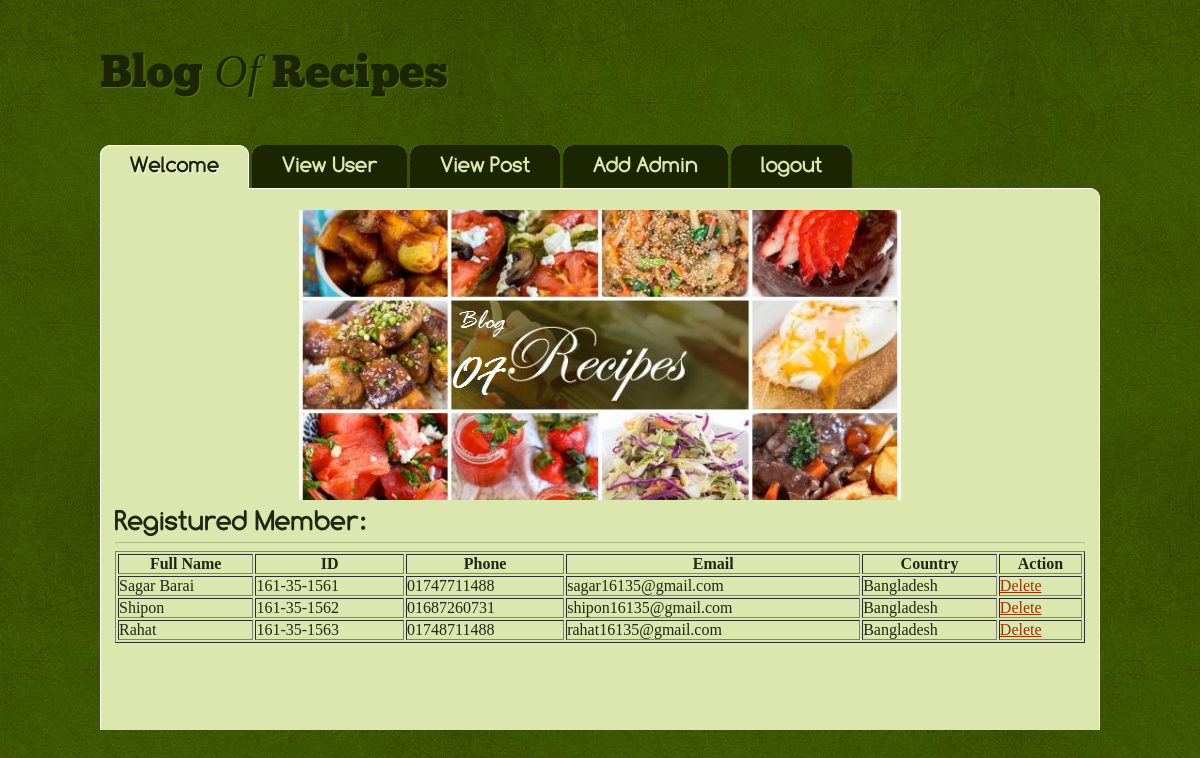
Page /recipe/viewuser.php (signed in) on the committed database.
### tables this page shows
CREATE TABLE `registration` (
  `id` int(11) NOT NULL,
  `fullname` varchar(30) NOT NULL,
  `per_id` varchar(30) NOT NULL,
  `email` varchar(30) NOT NULL,
  `gender` varchar(22) NOT NULL,
  `phone` varchar(30) NOT NULL,
  `password` varchar(30) NOT NULL,
  `bdate` date NOT NULL,
  `country` varchar(30) NOT NULL
);

### recipe/viewuser.php (the view, shortened to what this page needs)
<?php
	include("db_connection.php");
	include("hi.php");
?>
<div id="mainpage" class="normalpage">
<div id="left" class="widepage">
<?php
	$query = "SELECT * FROM registration";
	$exe = mysqli_query($link, $query);
?>
<h2>Registured Member: </h2>
	<table border="1" style="width:100%;">
	<tr>
		<th>Full Name</th>
		<th>ID</th>
		<th>Phone</th>
		<th>Email</th>
		<th>Country</th>
		<th>Action</th>
	</tr>
		<?php
			while($row = mysqli_fetch_array($exe)){
				echo "<tr>";
					echo "<td>".$row['fullname']."</td>";
					echo "<td>".$row['per_id']."</td>";
					echo "<td>".$row['phone']."</td>";
					echo "<td>".$row['email']."</td>";
					echo "<td>".$row['country']."</td>";
					echo "<td> <a href=\"deleteuser.php?id=".$row['id']."\" onClick=\"return confirm('Are you sure you want to delete?')\" >Delete</a></td>";
			echo "</tr>";
			}
		?>
	</table>
</div>
</div>
<br/>
<br/>
<br/>

### recipe/style.css (style rules this page uses)
* { padding:0; margin:0; }
body { background:url(images/bg.jpg) repeat; font-family:Georgia, "Times New Roman", Times, serif; color:#212713; }
#mainpage { padding:0 10px 10px 10px; }
h2 { display:block; font:bold 22px Comfortaa; margin-bottom:8px; }
#left { width:655px; float:left; padding:0 15px 15px 0; margin-bottom:15px; border-right:solid 1px #aab38a; }
.normalpage h2 { padding-bottom:5px; border-bottom:solid 1px #b0bb88; font-size:28px; }
#contentwrap a { color:#993403; }
#left.widepage { float:none!important; width:970px!important; padding:5px!important; border:none!important; }

### rows in the picture
registration: fullname "Sagar Barai", per "161-35-1561", phone "01747711488", email "sagar16135@gmail.com", country "Bangladesh"
registration: fullname "Shipon", per "161-35-1562", phone "01687260731", email "shipon16135@gmail.com", country "Bangladesh"
registration: fullname "Rahat", per "161-35-1563", phone "01748711488", email "rahat16135@gmail.com", country "Bangladesh"
